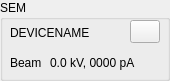
         <widget class="QGroupBox" name="groupBox_SEM">
          <property name="minimumSize">
           <size>
            <width>0</width>
            <height>81</height>
           </size>
          </property>
          <property name="title">
           <string>SEM</string>
          </property>
          <widget class="QLabel" name="label_beamSettings">
           <property name="geometry">
            <rect>
             <x>50</x>
             <y>55</y>
             <width>111</width>
             <height>16</height>
            </rect>
           </property>
           <property name="text">
            <string>0.0 kV, 0000 pA</string>
           </property>
          </widget>
          <widget class="QLabel" name="label_SEM">
           <property name="geometry">
            <rect>
             <x>10</x>
             <y>25</y>
             <width>121</width>
             <height>16</height>
            </rect>
           </property>
           <property name="text">
            <string>DEVICENAME</string>
           </property>
          </widget>
          <widget class="QLabel" name="label_le">
           <property name="geometry">
            <rect>
             <x>10</x>
             <y>55</y>
             <width>31</width>
             <height>16</height>
            </rect>
           </property>
           <property name="text">
            <string>Beam:</string>
           </property>
          </widget>
          <widget class="QPushButton" name="pushButton_SEMSettings">
           <property name="enabled">
            <bool>true</bool>
           </property>
           <property name="geometry">
            <rect>
             <x>130</x>
             <y>20</y>
             <width>30</width>
             <height>23</height>
            </rect>
           </property>
           <property name="text">
            <string/>
           </property>
          </widget>
         </widget>
